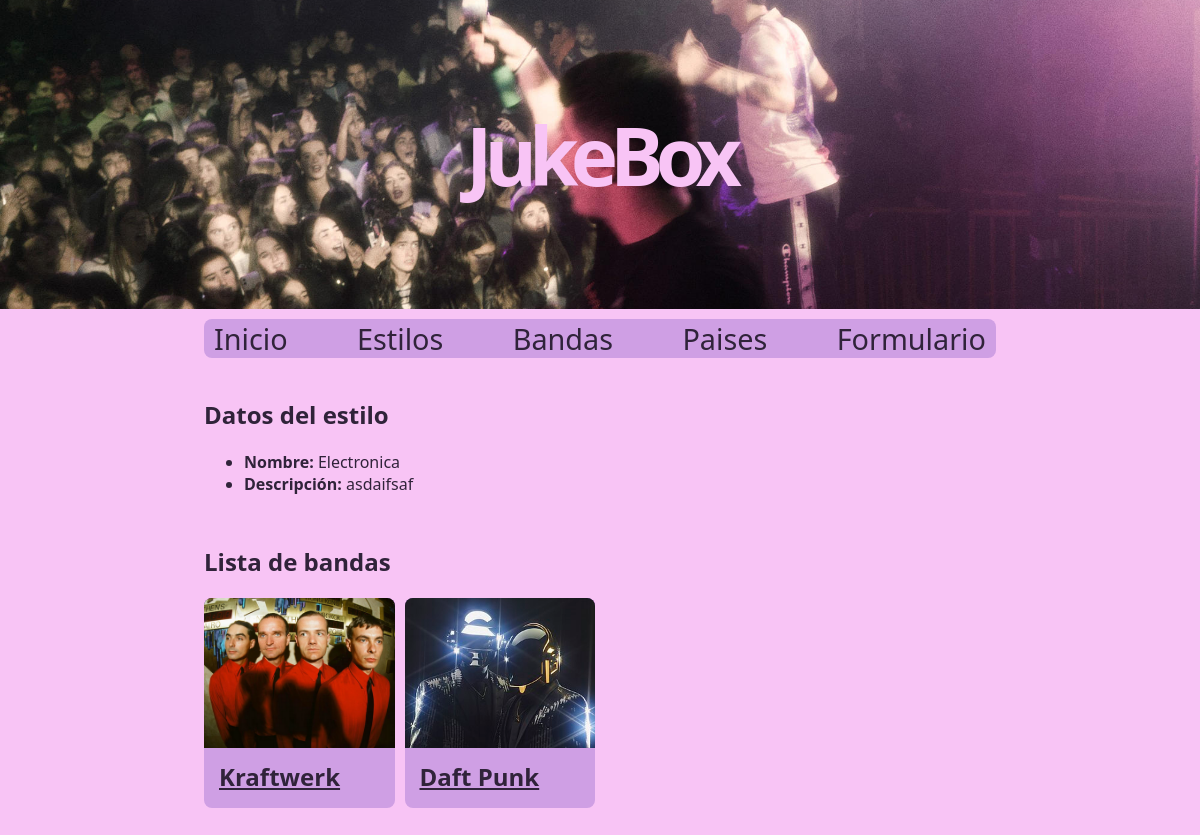
The page /estilos/1 on the database its author committed.
### appJukeBox/models.py (models this page shows, shortened)
class Estilo(models.Model):
    nombre = models.CharField(max_length=50)
    descripcion = models.TextField()

class Banda(models.Model):
    nombre = models.CharField(max_length=100)
    pais = models.ForeignKey(Pais, on_delete=models.SET_NULL, null=True)
    descripcion = models.TextField()
    estilos = models.ManyToManyField(Estilo)
    imagen = models.ImageField(null=True, blank=True ,upload_to="images/")

### appJukeBox/views.py (the view)
# urls.py: path('estilos/<int:estilo_id>', views.show_estilo, name='estilo'),
def show_estilo(request, estilo_id):
	estilo = get_object_or_404(Estilo, pk=estilo_id)
	bandas = estilo.banda_set.all()
	context = {'bandas': bandas, 'estilo': estilo}
	return render(request, "estilo.html", context)

### appJukeBox/templates/estilo.html (shortened to what this page needs)
{% extends "base.html" %}
{% block contenido %}
    <h2>Datos del estilo</h2>
    {% if estilo %}
            <section class="detail">
                <ul>
                <li>
                    <b>Nombre:</b>
                    {{estilo.nombre}}
                </li>
                <li>
                    <b>Descripción:</b>
                    {{ estilo.descripcion}}
                </li>
                </ul>
            </section>
            <h2>Lista de bandas</h2>
            <section class="container">
                {% if bandas %}
                    {% for b in bandas %}
                    <div class="card">
                        <div class="card-image">
                            {% if b.imagen %}
                            <img src="{{b.imagen.url}}" alt="sin imagen">
                            {% endif %}
                        </div>
                        <div class="card-content">
                            <h2>
                                <a href="/bandas/{{ b.id }}">{{ b.nombre}}</a>
                            </h2>
                        </div>
                    </div>
                    {% endfor %}
                {% else %}
                    No hay bandas dentro de este estilo
                {% endif %}
            </section>
    {% else %}
        <p>No existe este estilo.</p>
    {% endif %}
{% endblock %}

### appJukeBox/static/css/estilos.css (style rules this page uses)
body { font-family: system-ui; padding: 0px; margin: 0px; border: 0px; background-color: rgb(248, 196, 245); color: rgb(48, 35, 58); }
a { color: rgb(48, 35, 58); }
.detail { margin-bottom: 50px; }
.container { display: grid; grid-template-columns: repeat(auto-fill, minmax(180px, 1fr)); gap: 10px; padding: 0px; margin: 0px; justify-content: center; }
.card { background-color: rgb(207, 159, 228); border-radius: 8px; }
.card-image { background-color: rgb(122, 85, 155); height: 150px; border-radius: 8px 8px 0 0; overflow: hidden; display: block; }
.card-content { margin-bottom: 15px; }
.card-image img { width: 100%; height: 100%; object-fit: cover; }
.card h2 { margin-left: 15px; margin-bottom: 0px; margin-top: 12px; }

### rows shown on the page
Estilo: nombre "Electronica", descripcion "asdaifsaf"
Banda: imagen (picture), nombre "Kraftwerk"
Banda: imagen (picture), nombre "Daft Punk"
